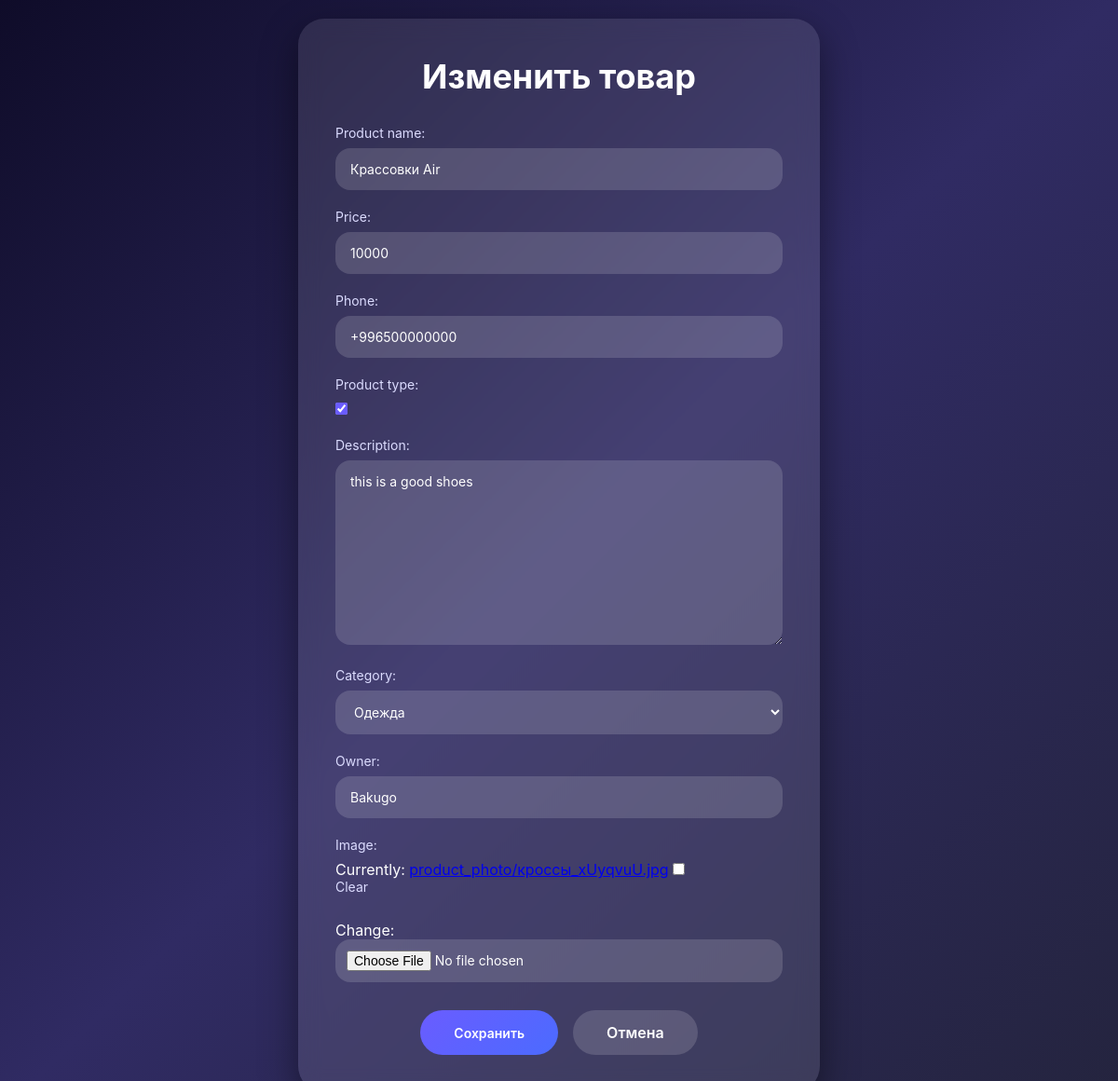
/1/update, run on the app's committed database.
### lalafo_app/models.py (models this page shows, shortened)
class Product(models.Model):
    product_name = models.CharField(max_length=64)
    price = models.PositiveSmallIntegerField()
    phone = PhoneNumberField()
    product_type = models.BooleanField()
    description = models.TextField()
    category = models.ForeignKey(Category, on_delete= models.CASCADE)
    owner = models.CharField(max_length=32)
    created_date = models.DateTimeField(auto_now_add=True)
    image = models.ImageField(upload_to='product_photo/', null=True, blank=True)

### lalafo_app/views.py (the view)
# urls.py: path('<int:pk>/update', ProductUpdateViews.as_view(), name='product_update'),
class ProductUpdateViews(UpdateView):
    queryset = Product.objects.all()
    form_class = ProductForm
    success_url = reverse_lazy('product_list')
    template_name = 'product_update.html'

### lalafo_app/forms.py
class ProductForm(forms.ModelForm):
    class Meta:
        model = Product
        fields = ['product_name', 'price', 'phone', 'product_type', 'description',
                  'category', 'owner', 'image']

### lalafo_app/models.py (called while the page is built)
    def __str__(self):
        return f'{self.category_name}'

### lalafo_app/templates/product_update.html (shortened to what this page needs)
<!DOCTYPE html>
<html lang="ru">
<head>
</head>
<body>
    <div class="form-wrapper">
        <div class="form-card">
            <h1>Изменить товар</h1>
            <form method="post" enctype="multipart/form-data">
                {{ form.as_p }}
                <div class="form-actions">
                    <button type="submit" class="save-btn">Сохранить</button>
                    <a href="{% url 'product_list' %}" class="cancel-btn">Отмена</a>
                </div>
            </form>
        </div>
    </div>
</body>
</html>

### lalafo_app/templates/product_update.html (style rules this page uses)
* { margin: 0; padding: 0; box-sizing: border-box; font-family: "Inter", sans-serif; }
body { min-height: 100vh; background: linear-gradient(135deg, #0f0c29, #302b63, #24243e); color: #fff; display: flex; align-items: center; justify-content: center; }
.form-wrapper { width: 100%; max-width: 600px; padding: 20px; }
.form-card { background: rgba(255, 255, 255, 0.10); border-radius: 28px; padding: 40px; backdrop-filter: blur(12px); box-shadow: 0 15px 40px rgba(0,0,0,.45); }
h1 { text-align: center; font-size: 36px; margin-bottom: 30px; }
.form-card p { margin-bottom: 20px; }
.form-card label { display: block; font-size: 14px; margin-bottom: 8px; color: #dcdcff; }
.form-card input, .form-card select, .form-card textarea { width: 100%; padding: 14px 16px; border-radius: 16px; border: none; outline: none; background: rgba(255,255,255,0.15); color: #fff; font-size: 14px; transition: background .25s, box-shadow .25s; }
.form-card input[type="file"] { padding: 12px; }
.form-card input::placeholder, .form-card textarea::placeholder { color: #ccc; }
.form-card input[type="checkbox"] { width: auto; margin-right: 8px; accent-color: #6a5cff; }
.form-actions { display: flex; gap: 16px; justify-content: center; margin-top: 30px; }
.save-btn { padding: 14px 36px; border-radius: 999px; border: none; background: linear-gradient(135deg, #6a5cff, #4b6bff); color: #fff; font-size: 14px; font-weight: 600; cursor: pointer; transition: transform .2s, box-shadow .2s; }
.cancel-btn { padding: 14px 36px; border-radius: 999px; text-decoration: none; background: rgba(255,255,255,0.15); color: #fff; font-weight: 600; transition: background .2s; }

### data on the page
Product: product_name "Крассовки Air", price "10000", phone "+996500000000", product_type "☑", description "this is a good shoes", category "Одежда", owner "Bakugo"
